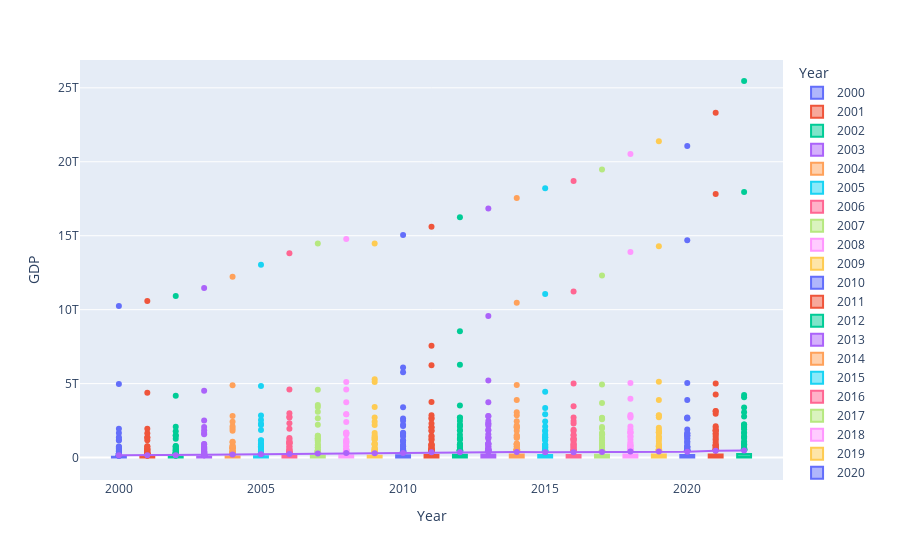

Notebook cell for this chart:
### Code cell
metricc = "GDP"

whiskers_data = df[df[metricc].isna()==False]
whisker_data1 = whiskers_data.groupby("Year")[metricc].mean().reset_index()
whisker_data1

fig = px.box(whiskers_data,x = "Year", y = metricc, color = 'Year', hover_data="Country Name")
fig.add_traces(go.Scatter(x = whisker_data1["Year"], y = whisker_data1[metricc], mode="lines+markers"))

### Figure 1 — Plotly figure (JSON) as saved in the notebook; plotly's stock layout.template omitted (floating-point values rounded to 4 significant figures; data arrays with more than 128 entries replaced by an {"elided": "..."} marker saying what was removed)
{"data": [{"alignmentgroup": "True", "customdata": {"elided": "219x1 str values"}, "hovertemplate": "Year=%{x}<br>GDP=%{y}<br>Country Name=%{customdata[0]}<extra></extra>", "legendgroup": "2000", "marker": {"color": "#636efa"}, "name": "2000", "notched": false, "offsetgroup": "2000", "orientation": "v", "showlegend": true, "type": "box", "x": {"elided": "219 int values"}, "x0": " ", "xaxis": "x", "y": {"elided": "219 float values"}, "y0": " ", "yaxis": "y"}, {"alignmentgroup": "True", "customdata": {"elided": "219x1 str values"}, "hovertemplate": "Year=%{x}<br>GDP=%{y}<br>Country Name=%{customdata[0]}<extra></extra>", "legendgroup": "2001", "marker": {"color": "#EF553B"}, "name": "2001", "notched": false, "offsetgroup": "2001", "orientation": "v", "showlegend": true, "type": "box", "x": {"elided": "219 int values"}, "x0": " ", "xaxis": "x", "y": {"elided": "219 float values"}, "y0": " ", "yaxis": "y"}, {"alignmentgroup": "True", "customdata": {"elided": "219x1 str values"}, "hovertemplate": "Year=%{x}<br>GDP=%{y}<br>Country Name=%{customdata[0]}<extra></extra>", "legendgroup": "2002", "marker": {"color": "#00cc96"}, "name": "2002", "notched": false, "offsetgroup": "2002", "orientation": "v", "showlegend": true, "type": "box", "x": {"elided": "219 int values"}, "x0": " ", "xaxis": "x", "y": {"elided": "219 float values"}, "y0": " ", "yaxis": "y"}, {"alignmentgroup": "True", "customdata": {"elided": "219x1 str values"}, "hovertemplate": "Year=%{x}<br>GDP=%{y}<br>Country Name=%{customdata[0]}<extra></extra>", "legendgroup": "2003", "marker": {"color": "#ab63fa"}, "name": "2003", "notched": false, "offsetgroup": "2003", "orientation": "v", "showlegend": true, "type": "box", "x": {"elided": "219 int values"}, "x0": " ", "xaxis": "x", "y": {"elided": "219 float values"}, "y0": " ", "yaxis": "y"}, {"alignmentgroup": "True", "customdata": {"elided": "219x1 str values"}, "hovertemplate": "Year=%{x}<br>GDP=%{y}<br>Country Name=%{customdata[0]}<extra></extra>", "legendgroup": "2004", "marker": {"color": "#FFA15A"}, "name": "2004", "notched": false, "offsetgroup": "2004", "orientation": "v", "showlegend": true, "type": "box", "x": {"elided": "219 int values"}, "x0": " ", "xaxis": "x", "y": {"elided": "219 float values"}, "y0": " ", "yaxis": "y"}, {"alignmentgroup": "True", "customdata": {"elided": "219x1 str values"}, "hovertemplate": "Year=%{x}<br>GDP=%{y}<br>Country Name=%{customdata[0]}<extra></extra>", "legendgroup": "2005", "marker": {"color": "#19d3f3"}, "name": "2005", "notched": false, "offsetgroup": "2005", "orientation": "v", "showlegend": true, "type": "box", "x": {"elided": "219 int values"}, "x0": " ", "xaxis": "x", "y": {"elided": "219 float values"}, "y0": " ", "yaxis": "y"}, {"alignmentgroup": "True", "customdata": {"elided": "219x1 str values"}, "hovertemplate": "Year=%{x}<br>GDP=%{y}<br>Country Name=%{customdata[0]}<extra></extra>", "legendgroup": "2006", "marker": {"color": "#FF6692"}, "name": "2006", "notched": false, "offsetgroup": "2006", "orientation": "v", "showlegend": true, "type": "box", "x": {"elided": "219 int values"}, "x0": " ", "xaxis": "x", "y": {"elided": "219 float values"}, "y0": " ", "yaxis": "y"}, {"alignmentgroup": "True", "customdata": {"elided": "219x1 str values"}, "hovertemplate": "Year=%{x}<br>GDP=%{y}<br>Country Name=%{customdata[0]}<extra></extra>", "legendgroup": "2007", "marker": {"color": "#B6E880"}, "name": "2007", "notched": false, "offsetgroup": "2007", "orientation": "v", "showlegend": true, "type": "box", "x": {"elided": "219 int values"}, "x0": " ", "xaxis": "x", "y": {"elided": "219 float values"}, "y0": " ", "yaxis": "y"}, {"alignmentgroup": "True", "customdata": {"elided": "219x1 str values"}, "hovertemplate": "Year=%{x}<br>GDP=%{y}<br>Country Name=%{customdata[0]}<extra></extra>", "legendgroup": "2008", "marker": {"color": "#FF97FF"}, "name": "2008", "notched": false, "offsetgroup": "2008", "orientation": "v", "showlegend": true, "type": "box", "x": {"elided": "219 int values"}, "x0": " ", "xaxis": "x", "y": {"elided": "219 float values"}, "y0": " ", "yaxis": "y"}, {"alignmentgroup": "True", "customdata": {"elided": "219x1 str values"}, "hovertemplate": "Year=%{x}<br>GDP=%{y}<br>Country Name=%{customdata[0]}<extra></extra>", "legendgroup": "2009", "marker": {"color": "#FECB52"}, "name": "2009", "notched": false, "offsetgroup": "2009", "orientation": "v", "showlegend": true, "type": "box", "x": {"elided": "219 int values"}, "x0": " ", "xaxis": "x", "y": {"elided": "219 float values"}, "y0": " ", "yaxis": "y"}, {"alignmentgroup": "True", "customdata": {"elided": "219x1 str values"}, "hovertemplate": "Year=%{x}<br>GDP=%{y}<br>Country Name=%{customdata[0]}<extra></extra>", "legendgroup": "2010", "marker": {"color": "#636efa"}, "name": "2010", "notched": false, "offsetgroup": "2010", "orientation": "v", "showlegend": true, "type": "box", "x": {"elided": "219 int values"}, "x0": " ", "xaxis": "x", "y": {"elided": "219 float values"}, "y0": " ", "yaxis": "y"}, {"alignmentgroup": "True", "customdata": {"elided": "219x1 str values"}, "hovertemplate": "Year=%{x}<br>GDP=%{y}<br>Country Name=%{customdata[0]}<extra></extra>", "legendgroup": "2011", "marker": {"color": "#EF553B"}, "name": "2011", "notched": false, "offsetgroup": "2011", "orientation": "v", "showlegend": true, "type": "box", "x": {"elided": "219 int values"}, "x0": " ", "xaxis": "x", "y": {"elided": "219 float values"}, "y0": " ", "yaxis": "y"}, {"alignmentgroup": "True", "customdata": {"elided": "219x1 str values"}, "hovertemplate": "Year=%{x}<br>GDP=%{y}<br>Country Name=%{customdata[0]}<extra></extra>", "legendgroup": "2012", "marker": {"color": "#00cc96"}, "name": "2012", "notched": false, "offsetgroup": "2012", "orientation": "v", "showlegend": true, "type": "box", "x": {"elided": "219 int values"}, "x0": " ", "xaxis": "x", "y": {"elided": "219 float values"}, "y0": " ", "yaxis": "y"}, {"alignmentgroup": "True", "customdata": {"elided": "219x1 str values"}, "hovertemplate": "Year=%{x}<br>GDP=%{y}<br>Country Name=%{customdata[0]}<extra></extra>", "legendgroup": "2013", "marker": {"color": "#ab63fa"}, "name": "2013", "notched": false, "offsetgroup": "2013", "orientation": "v", "showlegend": true, "type": "box", "x": {"elided": "219 int values"}, "x0": " ", "xaxis": "x", "y": {"elided": "219 float values"}, "y0": " ", "yaxis": "y"}, {"alignmentgroup": "True", "customdata": {"elided": "219x1 str values"}, "hovertemplate": "Year=%{x}<br>GDP=%{y}<br>Country Name=%{customdata[0]}<extra></extra>", "legendgroup": "2014", "marker": {"color": "#FFA15A"}, "name": "2014", "notched": false, "offsetgroup": "2014", "orientation": "v", "showlegend": true, "type": "box", "x": {"elided": "219 int values"}, "x0": " ", "xaxis": "x", "y": {"elided": "219 float values"}, "y0": " ", "yaxis": "y"}, {"alignmentgroup": "True", "customdata": {"elided": "219x1 str values"}, "hovertemplate": "Year=%{x}<br>GDP=%{y}<br>Country Name=%{customdata[0]}<extra></extra>", "legendgroup": "2015", "marker": {"color": "#19d3f3"}, "name": "2015", "notched": false, "offsetgroup": "2015", "orientation": "v", "showlegend": true, "type": "box", "x": {"elided": "219 int values"}, "x0": " ", "xaxis": "x", "y": {"elided": "219 float values"}, "y0": " ", "yaxis": "y"}, {"alignmentgroup": "True", "customdata": {"elided": "219x1 str values"}, "hovertemplate": "Year=%{x}<br>GDP=%{y}<br>Country Name=%{customdata[0]}<extra></extra>", "legendgroup": "2016", "marker": {"color": "#FF6692"}, "name": "2016", "notched": false, "offsetgroup": "2016", "orientation": "v", "showlegend": true, "type": "box", "x": {"elided": "219 int values"}, "x0": " ", "xaxis": "x", "y": {"elided": "219 float values"}, "y0": " ", "yaxis": "y"}, {"alignmentgroup": "True", "customdata": {"elided": "219x1 str values"}, "hovertemplate": "Year=%{x}<br>GDP=%{y}<br>Country Name=%{customdata[0]}<extra></extra>", "legendgroup": "2017", "marker": {"color": "#B6E880"}, "name": "2017", "notched": false, "offsetgroup": "2017", "orientation": "v", "showlegend": true, "type": "box", "x": {"elided": "219 int values"}, "x0": " ", "xaxis": "x", "y": {"elided": "219 float values"}, "y0": " ", "yaxis": "y"}, {"alignmentgroup": "True", "customdata": {"elided": "219x1 str values"}, "hovertemplate": "Year=%{x}<br>GDP=%{y}<br>Country Name=%{customdata[0]}<extra></extra>", "legendgroup": "2018", "marker": {"color": "#FF97FF"}, "name": "2018", "notched": false, "offsetgroup": "2018", "orientation": "v", "showlegend": true, "type": "box", "x": {"elided": "219 int values"}, "x0": " ", "xaxis": "x", "y": {"elided": "219 float values"}, "y0": " ", "yaxis": "y"}, {"alignmentgroup": "True", "customdata": {"elided": "219x1 str values"}, "hovertemplate": "Year=%{x}<br>GDP=%{y}<br>Country Name=%{customdata[0]}<extra></extra>", "legendgroup": "2019", "marker": {"color": "#FECB52"}, "name": "2019", "notched": false, "offsetgroup": "2019", "orientation": "v", "showlegend": true, "type": "box", "x": {"elided": "219 int values"}, "x0": " ", "xaxis": "x", "y": {"elided": "219 float values"}, "y0": " ", "yaxis": "y"}, {"alignmentgroup": "True", "customdata": {"elided": "219x1 str values"}, "hovertemplate": "Year=%{x}<br>GDP=%{y}<br>Country Name=%{customdata[0]}<extra></extra>", "legendgroup": "2020", "marker": {"color": "#636efa"}, "name": "2020", "notched": false, "offsetgroup": "2020", "orientation": "v", "showlegend": true, "type": "box", "x": {"elided": "219 int values"}, "x0": " ", "xaxis": "x", "y": {"elided": "219 float values"}, "y0": " ", "yaxis": "y"}, {"alignmentgroup": "True", "customdata": {"elided": "219x1 str values"}, "hovertemplate": "Year=%{x}<br>GDP=%{y}<br>Country Name=%{customdata[0]}<extra></extra>", "legendgroup": "2021", "marker": {"color": "#EF553B"}, "name": "2021", "notched": false, "offsetgroup": "2021", "orientation": "v", "showlegend": true, "type": "box", "x": {"elided": "219 int values"}, "x0": " ", "xaxis": "x", "y": {"elided": "219 float values"}, "y0": " ", "yaxis": "y"}, {"alignmentgroup": "True", "customdata": {"elided": "219x1 str values"}, "hovertemplate": "Year=%{x}<br>GDP=%{y}<br>Country Name=%{customdata[0]}<extra></extra>", "legendgroup": "2022", "marker": {"color": "#00cc96"}, "name": "2022", "notched": false, "offsetgroup": "2022", "orientation": "v", "showlegend": true, "type": "box", "x": {"elided": "219 int values"}, "x0": " ", "xaxis": "x", "y": {"elided": "219 float values"}, "y0": " ", "yaxis": "y"}, {"mode": "lines+markers", "type": "scatter", "x": [2000, 2001, 2002, 2003, 2004, 2005, 2006, 2007, 2008, 2009, 2010, 2011, 2012, 2013, 2014, 2015, 2016, 2017, 2018, 2019, 2020, 2021, 2022], "y": [155700000000.0, 154800000000.0, 161000000000.0, 181000000000.0, 204800000000.0, 222700000000.0, 242300000000.0, 274400000000.0, 303000000000.0, 285300000000.0, 313700000000.0, 349600000000.0, 358100000000.0, 368500000000.0, 376800000000.0, 352200000000.0, 357400000000.0, 381200000000.0, 404200000000.0, 409900000000.0, 397000000000.0, 451800000000.0, 471000000000.0]}], "layout": {"boxmode": "overlay", "legend": {"title": {"text": "Year"}, "tracegroupgap": 0}, "margin": {"t": 60}, "xaxis": {"anchor": "y", "categoryarray": [2000, 2001, 2002, 2003, 2004, 2005, 2006, 2007, 2008, 2009, 2010, 2011, 2012, 2013, 2014, 2015, 2016, 2017, 2018, 2019, 2020, 2021, 2022], "categoryorder": "array", "domain": [0, 1], "title": {"text": "Year"}}, "yaxis": {"anchor": "x", "domain": [0, 1], "title": {"text": "GDP"}}}}
